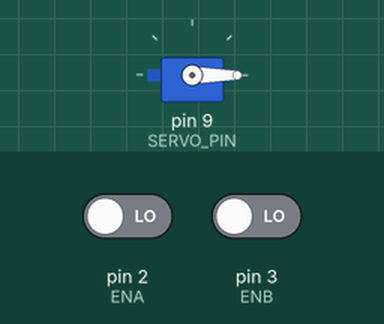
Bench run of a sketch on a simulated Arduino Uno, built with avr-gcc and run on an emulated ATmega328P. Shown: servo. The test bench sets the inputs (shaded band); at power-on: pin 2 (ENA) LOW, pin 3 (ENB) LOW.

Above: at 1.2 s.
1.3 s: pin 2 (ENA) driven HIGH
At 2.4 s:
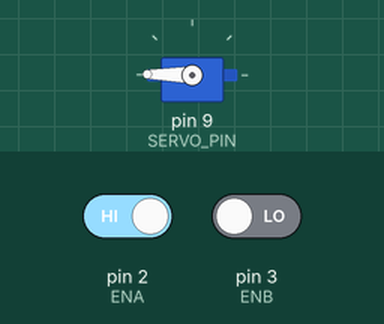
2.8 s: pin 2 (ENA) driven LOW
At 3.8 s:
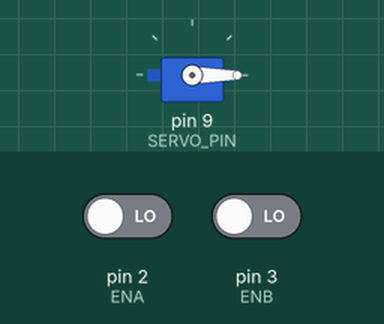
Timing chart, 0 to 5.8 s (numbered marks = the images above; inputs shaded):
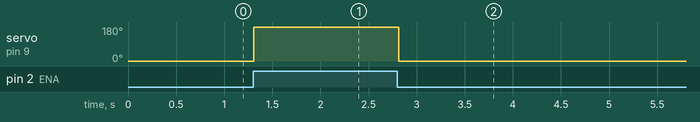

Measured:
- after the input at 1.3 s, servo on pin 9 (SERVO_PIN): 0° → 179° at once
- after the input at 2.8 s, servo on pin 9 (SERVO_PIN): 179° → 0° at once

The sketch:

exp1-2-4.ino
```cpp
#include <Servo.h>
#define ENA 2
#define ENB 3
#define SERVO_PIN 9

Servo myservo;
const int rev=13*30*4;
long int count=0;
float currentangle=0;
float servoangle=0;

void count1(){
  if(digitalRead(ENA)==digitalRead(ENB)){
    count++;
  }
  else{
    count--;
  }
}

void count2(){
  if(digitalRead(ENA)==digitalRead(ENB)){
    count--;
  }
  else{
    count++;
  }
}

void setup(){
  pinMode(ENA, INPUT);
  pinMode(ENB, INPUT);
  attachInterrupt(0, count1, CHANGE);
  attachInterrupt(1, count2, CHANGE);
  myservo.attach(SERVO_PIN);
  myservo.write(0);
}

void loop(){
  currentangle=fmod((count*360.0)/rev, 360.0);
  if(currentangle<0) currentangle+=360.0;
  servoangle=map(currentangle, 0, 360, 0, 180);
  myservo.write(servoangle);
  delay(50);
}
```
